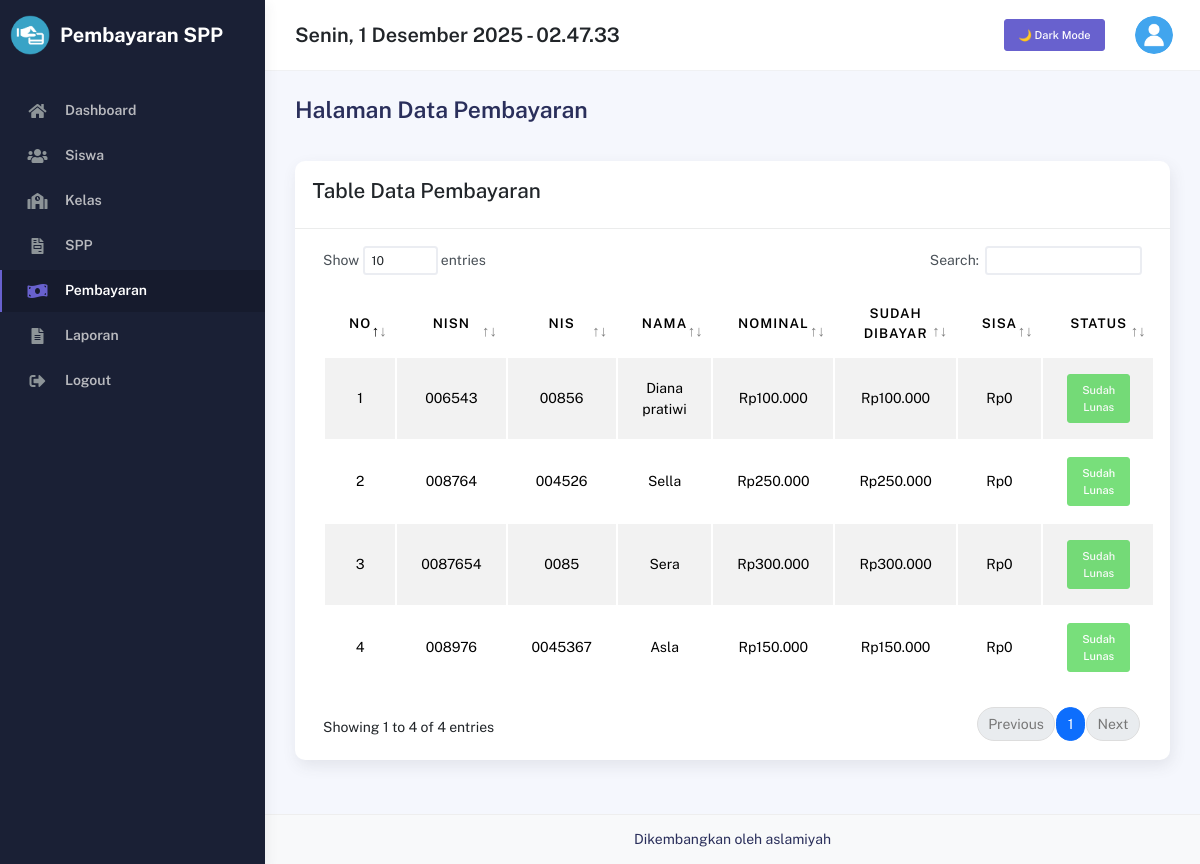
The app's page /pages/pembayaran/index.php (signed in) with its own data.
### tables this page shows
CREATE TABLE `siswa` (
  `nisn` char(10) NOT NULL,
  `nis` char(8) DEFAULT NULL,
  `nama` varchar(35) DEFAULT NULL,
  `id_kelas` int DEFAULT NULL,
  `alamat` text,
  `no_telp` varchar(13) DEFAULT NULL,
  `id_spp` int DEFAULT NULL,
  `password` varchar(255) NOT NULL
);

CREATE TABLE `spp` (
  `id_spp` int NOT NULL,
  `tahun` int DEFAULT NULL,
  `nominal` int DEFAULT NULL
);

### pages/pembayaran/index.php (the view, shortened to what this page needs)
<?php
include '../../partials/header.php';
include '../../partials/sidebar.php';
include '../../partials/navbar.php';
$qsiswa = "SELECT
    siswa.nisn,
    siswa.nis,
    siswa.nama,
    spp.nominal,
    kelas.nama_kelas,
    kelas.kompetensi_keahlian,
    IFNULL(SUM(pembayaran.jumlah_bayar),0) AS sudah_dibayar
FROM siswa
LEFT JOIN kelas ON siswa.id_kelas = kelas.id_kelas
LEFT JOIN spp ON siswa.id_spp = spp.id_spp
LEFT JOIN pembayaran ON siswa.nisn = pembayaran.nisn
GROUP BY siswa.nisn, siswa.nis, siswa.nama, spp.nominal,
         kelas.nama_kelas, kelas.kompetensi_keahlian
";
$result = mysqli_query($connect, $qsiswa) or die(mysqli_error($connect));
?>
<div class="container">
    <div class="page-inner">
        <div class="page-header">
            <h3 class="fw-bold mb-3">Halaman Data Pembayaran</h3>
        </div>
        <div class="row">
            <div class="col-md-12">
                <div class="card">
                    <div class="card-header d-flex justify-content-between align-items-center">
                        <h4 class="table-data-title">Table Data Pembayaran</h4>
                    </div>
                    <div class="card-body">
                        <div class="table-responsive">
                            <table id="datatable" class="display table table-striped table-hover">
                                <thead>
                                    <tr>
                                        <th class="text-center">No</th>
                                        <th class="text-center">NISN</th>
                                        <th class="text-center">NIS</th>
                                        <th class="text-center">Nama</th>
                                        <th class="text-center">Nominal</th>
                                        <th class="text-center">Sudah Dibayar</th>
                                        <th class="text-center">Sisa</th>
                                        <th class="text-center">Status</th>
                                    </tr>
                                </thead>
                                <tbody>
                                    <?php
                                    $no = 1;
                                    while ($item = $result->fetch_object()):
                                        $sisa = $item->nominal - $item->sudah_dibayar;
                                    ?>
                                        <tr>
                                            <td class="text-center"><?= $no++ ?></td>
                                            <td class="text-center"><?= $item->nisn ?></td>
                                            <td class="text-center"><?= $item->nis ?></td>
                                            <td class="text-center"><?= $item->nama ?></td>
                                            <td class="text-center">Rp<?= number_format($item->nominal, 0, ',', '.') ?></td>
                                            <td class="text-center">Rp<?= number_format($item->sudah_dibayar, 0, ',', '.') ?></td>
                                            <td class="text-center">Rp<?= number_format($sisa, 0, ',', '.') ?></td>
                                            <td>
                                                <?php if ($sisa > 0): ?>
                                                    <a href="./edit.php?nisn=<?= $item->nisn ?>" class="btn btn-danger btn-sm px-3">
                                                        pilih Bayar
                                                    </a>
                                                <?php else: ?>
                                                    <button class="btn btn-success btn-sm px-3" disabled>
                                                        Sudah Lunas
                                                    </button>
                                                <?php endif; ?>
                                            </td>
                                        </tr>
                                    <?php endwhile; ?>
                                </tbody>
                            </table>
                        </div>
                    </div>
                </div>
            </div>
        </div>
    </div>
</div>
<?php
include '../../partials/footer.php';
include '../../partials/script.php';
?>

### records on screen
siswa: nisn "006543", nis "00856", nama "Diana pratiwi", id_spp.nominal "100.000", sudah_dibayar "100.000", sisa "0"
siswa: nisn "008764", nis "004526", nama "Sella", id_spp.nominal "250.000", sudah_dibayar "250.000", sisa "0"
siswa: nisn "0087654", nis "0085", nama "Sera", id_spp.nominal "300.000", sudah_dibayar "300.000", sisa "0"
siswa: nisn "008976", nis "0045367", nama "Asla", id_spp.nominal "150.000", sudah_dibayar "150.000", sisa "0"
